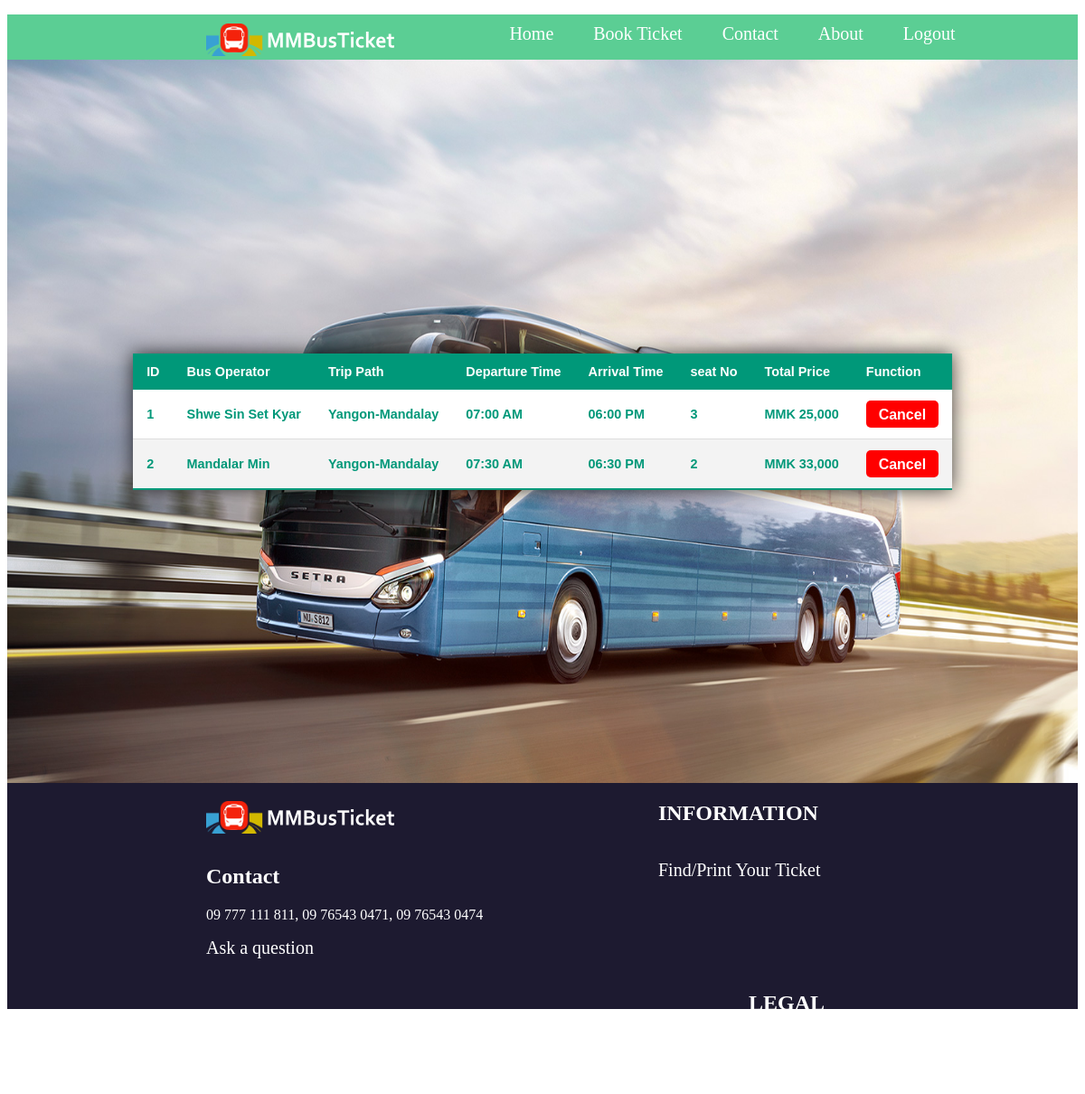
The app's page /look_book_ticket.php (signed in) with its own data.
### tables this page shows
CREATE TABLE `booking_ticket` (
  `tid` int(11) NOT NULL,
  `busoperator` text NOT NULL,
  `route` text NOT NULL,
  `departuretime` text NOT NULL,
  `arrivaltime` text NOT NULL,
  `seatno` text NOT NULL,
  `totalprice` text NOT NULL,
  `uid` int(11) NOT NULL
);

### look_book_ticket.php (the view, shortened to what this page needs)
<?php
include "configure.php";
$uid = $_SESSION['uid'];
$sql = "SELECT * FROM booking_ticket WHERE uid = ?";
$stmt = $connection->prepare($sql);
$stmt->execute([$uid]);
?>
<!DOCTYPE html>
<html>
<head>
  <link rel="stylesheet" type="text/css" href="index.css">
  <link rel="stylesheet" type="text/css" href="look_book_ticket.css">
</head>
<body>
<header>
      <div id="noti">
          <div id="logo">
              <img src="images/logo.png">
          </div>
        <div>
          <ul>
              <li><a href="index.php">Home</a></li>
              <li><a href="look_book_ticket.php">Book Ticket</a></li>
              <li><a href="Contact.php">Contact</a></li>
              <li><a href="About.php">About</a></li>
              <li><a href="Login.html">Logout</a></li>
          </ul>
        </div>
      </div>
  </header>
    <div id="booking_body">
        <form method="POST">
        <table class="styled-table">
            <thead>
                <tr>
                    <th>ID</th>
                    <th>Bus Operator</th>
                    <th>Trip Path</th>
                    <th>Departure Time</th>
                    <th>Arrival Time</th>
                    <th>seat No</th>
                    <th>Total Price</th>
                    <th>Function</th>
                </tr>
            </thead>
            <tbody>
<?php
     while($user = $stmt->fetch()){
?>
                <tr>
                    <td><?php echo $user['tid']; ?></td>
                    <td><?php echo $user['busoperator']; ?></td>
                    <td><?php echo $user['route']; ?></td>
                    <td><?php echo $user['departuretime']; ?></td>
                    <td><?php echo $user['arrivaltime']; ?></td>
                    <td><?php echo $user['seatno']; ?></td>
                    <td><?php echo $user['totalprice']; ?></td>
                    <td><a onclick="return confirm('Are you want to Delete?')" href="cancel_book_ticket.php?id=<?php echo $user['tid'];?>" class="back-btn" >Cancel</a></td>
                </tr>
<?php
    }
?>
            </tbody>
        </table>
        </form>
    </div>
  <footer>
      <div id="footer">
          <div id="footer-contact">
              <div id="footer-logo"></diV>
              <div id="contact">
                  <h2>Contact</h2>
                  <p>09 777 111 811, 09 76543 0471, 09 76543 0474</p>
                  <a herf="About.php">Ask a question</a>
              </div>
          </div>
          <div id="footer-info">
              <h2>INFORMATION</h2><br>
              <a herf="searching_ticket.php">Find/Print Your Ticket</a>
          </div>
          <div id="footer-legal">
              <h2>LEGAL</h2><br>
              <a herf="termscondition.html">Terms & Conditions</a>
          </div>
      </div>
  </footer>
</body>
</html>

### index.css (style rules this page uses)
#noti { width: 100%; height: 50px; background-color: rgb(91, 206, 148); }
#logo { width: 200px; height: 40px; float: left; margin-left: 220px; margin-top: 10px; }
ul { text-align: center; }
ul li { display: inline-block; vertical-align: top; padding: 10px 20px; cursor: pointer; position: relative; }
a { text-decoration: none; color: #ffffff; font-size: 20px; transition: all .2s; }
#footer { width: 100%; height: 250px; background-color: #1d1a30; }
#footer-contact { width: 400px; height: 230px; margin-left: 220px; padding-top: 20px; float: left; }
#footer-logo { width: 400px; height: 50px; background-image: url(images/mmbusticket-hor-sm-dark.png); background-repeat: no-repeat; }
#contact { width: 400px; height: 150px; color: white; }
#footer-info { width: 300px; height: 210px; float: left; margin-left: 100px; color: #fff; }
#footer-legal { width: 200px; height: 250px; margin-left: 200px; float: left; color: white; }

### look_book_ticket.css (style rules this page uses)
#booking_body { width: 100%; height: 800px; background-image: url(images/booklookbackground.jpg); background-size: 100% 100%; display: flex; justify-content: center; align-items: center; }
.back-btn { width: 80px; height: 23px; padding-top: 7px; text-align: center; display: inline-block; background-color: red; color: white; border-radius: 5px; font-size: 16px; }
.styled-table { border-collapse: collapse; margin: 25px 0; font-size: 0.9em; font-family: sans-serif; min-width: 400px; box-shadow: 0 0 20px rgba(0, 0, 0, 0.76); }
.styled-table thead tr { background-color: #009879; color: #ffffff; text-align: left; }
.styled-table th, .styled-table td { padding: 12px 15px; }
.styled-table tbody tr { border-bottom: 1px solid #dddddd; font-weight: bold; color: #009879; background-color: white; }
.styled-table tbody tr:nth-of-type(even) { background-color: #f3f3f3; }
.styled-table tbody tr:last-of-type { border-bottom: 2px solid #009879; }

### records on screen
booking_ticket: tid "1", busoperator "Shwe Sin Set Kyar", route "Yangon-Mandalay", departuretime "07:00 AM", arrivaltime "06:00 PM", seatno "3", totalprice "MMK 25,000"
booking_ticket: tid "2", busoperator "Mandalar Min", route "Yangon-Mandalay", departuretime "07:30 AM", arrivaltime "06:30 PM", seatno "2", totalprice "MMK 33,000"
